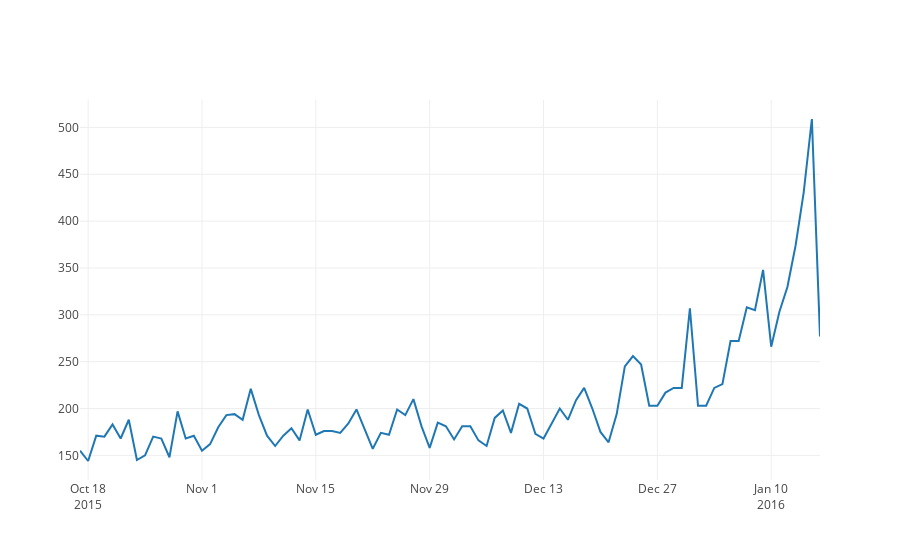

Here is the notebook cell this chart was saved with:
### Code cell
import plotly.offline as py
import plotly.graph_objs as go
import datetime

py.init_notebook_mode(connected=True)
keys, values = zip(*sorted(time_counts.items()))
data = [go.Scatter(x=list(keys), y=list(values))]
py.iplot(data)
